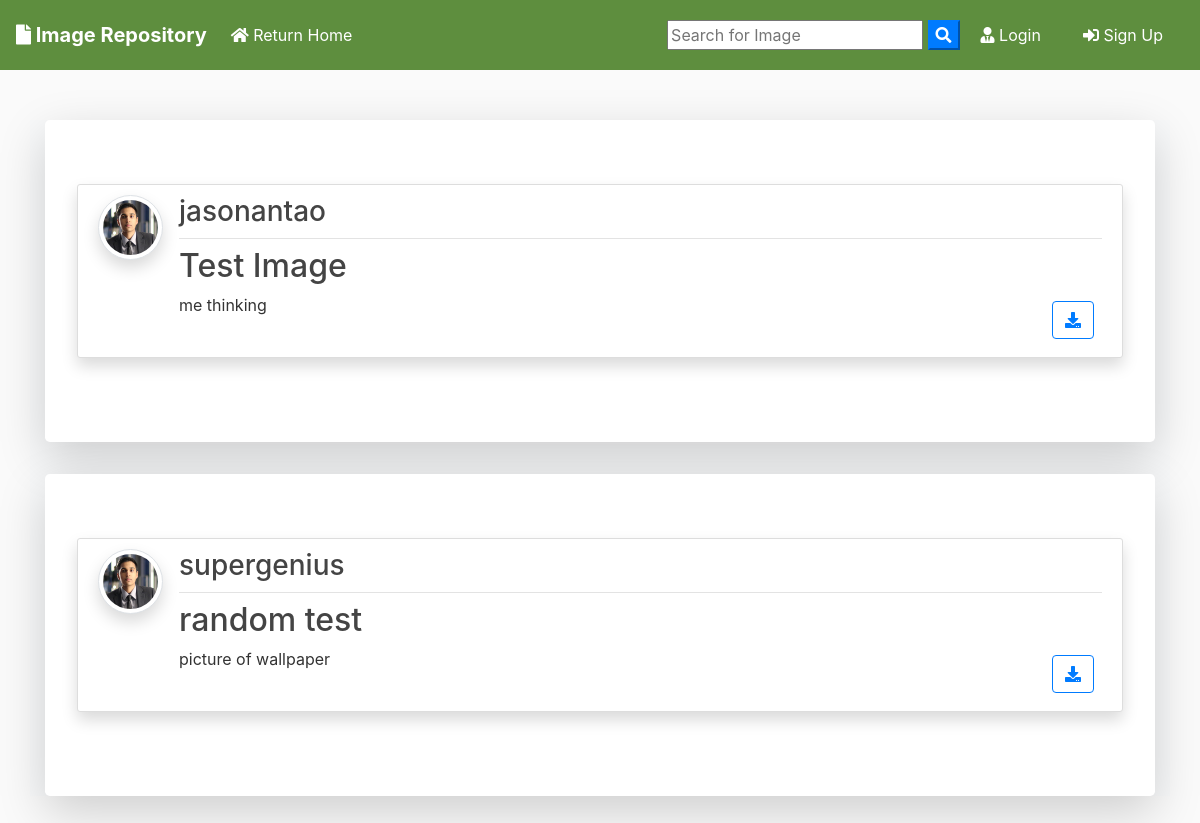
Before: / with the older database file.
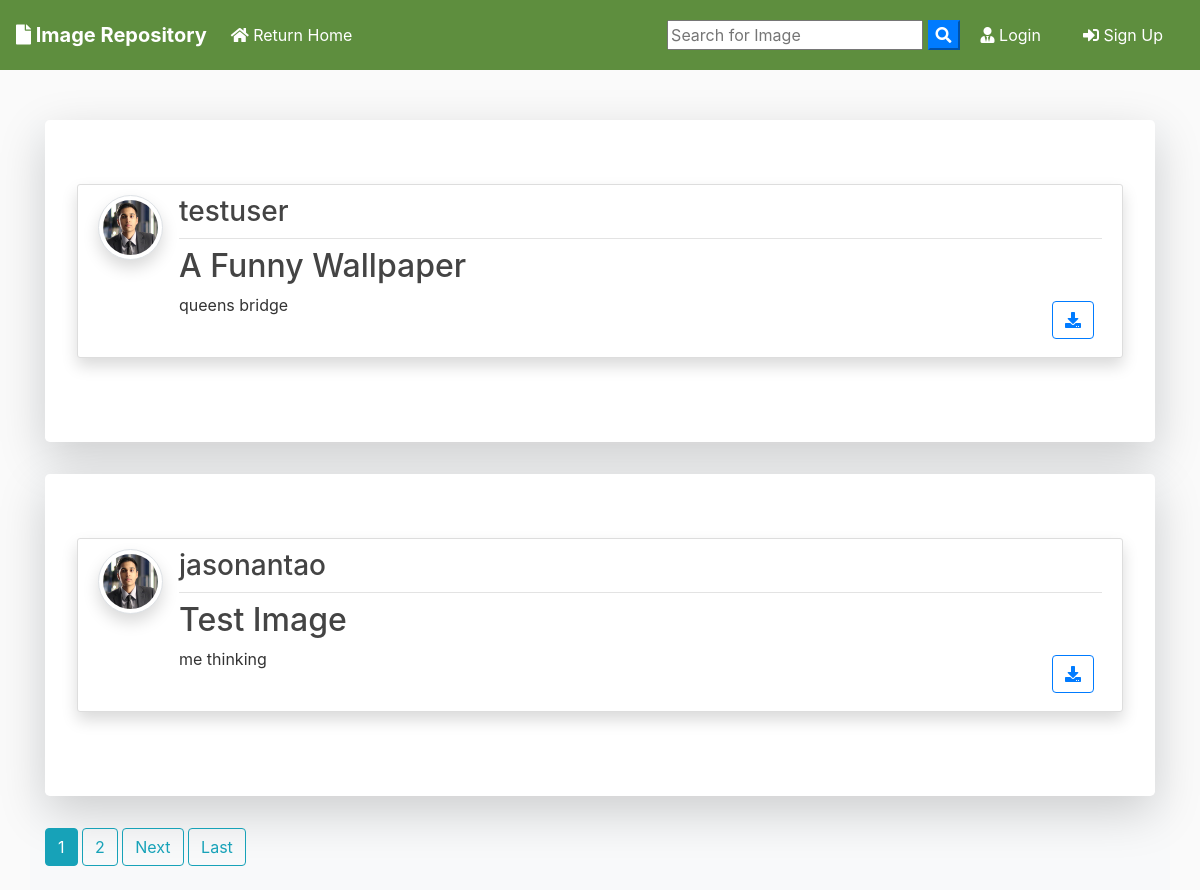
After: the same page with the newer database file.
### blog/models.py (models this page shows, shortened)
class Post(models.Model):
	title = models.CharField(max_length=100)
	file = models.FileField(null=True,blank=True,upload_to='Files')
	content = models.TextField()
	date_posted = models.DateTimeField(default=timezone.now)
	author = models.ForeignKey(User, on_delete=models.CASCADE)

### users/models.py (models this page shows, shortened)
class Profile(models.Model):
    user = models.OneToOneField(User, on_delete=models.CASCADE)
    image = models.ImageField(default='default.jpg', upload_to='profile_pics')

### blog/views.py (the view)
# urls.py: path('', PostListView.as_view(), name='blog-home'),
class PostListView(ListView):
    model = Post
    template_name = 'blog/home.html'  # <app>/<model>_<viewtype>.html
    context_object_name = 'posts'
    ordering = ['-date_posted']
    paginate_by = 2

### blog/templates/blog/home.html (shortened to what this page needs)
{% extends "blog/base.html" %}
{% block content %}
    {% for post in posts %}
      <div class="jumbotron mt-3 bg-white shadow-lg">
      <article class="media content-section shadow">
        <a href="{{ post.author.profile.image.url }} " target="_blank"> <img src="{{ post.author.profile.image.url }}  " alt="" class="article-img rounded-circle img-thumbnail img-fluid shadow">
        </a>
        <div class="media-body">
          <div class="article-metadata d-flex justify-content-between">
            <a class="mr-2 " href="{% url 'user-posts' post.author.username  %}"><h3>{{ post.author }}</h3></a>
          </div>
          <h2><a class="article-title text-justify " href="{% url 'post-detail' post.id %}">{{ post.title }}</a></h2>
          <div class="d-flex justify-content-between">
            <p class="article-content text-justify text-truncate overflow-hidden">{{ post.content }}</p>
            {% if post.file %}
          <div class="form-group mt-0 pt-0  m-2">
            <a class="btn btn-outline-primary  btn-d "  href="{{ post.file.url }}"  download type="submit"><i class="fas fa-download"></i></a>
          </div>
          {% endif %}
          </div>
        </div>
      </article>
      </div>
    {% endfor %}
    {% if is_paginated %}
      {% for num in page_obj.paginator.page_range %}
        {% if page_obj.number == num %}
          <a class="btn btn-info mb-4" href="?page={{ num }}">{{ num }}</a>
        {% elif num > page_obj.number|add:'-3' and num < page_obj.number|add:'3' %}
          <a class="btn btn-outline-info mb-4" href="?page={{ num }}">{{ num }}</a>
        {% endif %}
      {% endfor %}
      {% if page_obj.has_next %}
        <a class="btn btn-outline-info mb-4" href="?page={{ page_obj.next_page_number }}">Next</a>
        <a class="btn btn-outline-info mb-4" href="?page={{ page_obj.paginator.num_pages }}">Last</a>
      {% endif %}
    {% endif %}
{% endblock content %}

### blog/templates/blog/base.html (shortened to what this page needs)
{% load static %}
<!doctype html>
<html lang="en">
  <head>
    <link rel="stylesheet" href="https://stackpath.bootstrapcdn.com/bootstrap/4.3.1/css/bootstrap.min.css">
    <link rel="stylesheet" href="https://use.fontawesome.com/releases/v5.8.1/css/all.css" >
    <link rel="stylesheet" href="{% static 'blog/main.css' %}">
</head>
  <body>
        <nav class="navbar navbar-expand-lg navbar-dark" style="margin-bottom: 50px; background-color: #5E8E3E;">
                <a class="navbar-brand font-weight-bold" href="{% url 'blog-home' %}"><i class="fas fa-file"></i> Image Repository</a>
                <div class="collapse navbar-collapse" id="navbarSupportedContent">
                  <ul class="navbar-nav mr-auto">
                    <li class="nav-item active">
                      <a class="nav-link" href="{% url 'blog-home' %}"><i class="fas fa-home"></i> Return Home <span class="sr-only">(current)</span></a>
                    </li>
                  </ul>
                <form id="searchform" action="{% url 'search' %}" method="get">
                    <input type="text" name="q" type="text" value="{{ request.GET.q }}" placeholder="Search for Image" />
                    <button type="button" onclick="searchform.submit()" class=" text-white my-color btn-primary"><i class="fa fa-search"></i></button>
                </form>
                    {% if user.is_authenticated %}
                    <a href="{% url 'user-posts' user %}" class="btn text-white m-2"><i class="fas fa-user-shield"></i> My Images</a>
                    <a href="{% url 'post-create' %} " class="btn text-white m-2"><i class="fas fa-user-edit"></i> New Upload</a>
                    <a href="{% url 'profile' %} " class="btn text-white m-2"><i class="fas fa-user"></i> {{ user.username }}</a>
                    <a href="{% url 'logout' %} " class="btn text-white m-2"><i class="fas fa-sign-out-alt"></i> Log Out</a>
                    {% else %}
                    <a href="{% url 'login' %} " class="btn text-white m-2"><i class="fas fa-user-tie"></i> Login</a>
                    <a href="{% url 'register' %} " class="btn text-white m-2"> <i class="fas fa-sign-in-alt"></i> Sign Up</a>
                    {% endif %}
                </div>
              </nav>
      <div class="container my-bg bg-light">
    {% block content %}
    {% endblock  %}
</div>
  </body>
</html>

### blog/static/blog/main.css (style rules this page uses)
body { background: #fafafa; color: #333333; margin-top: 0; }
h1, h2, h3, h4, h5, h6 { color: #444444; }
ul { margin: 0; }
.content-section { background: #ffffff; padding: 10px 20px; border: 1px solid #dddddd; border-radius: 3px; margin-bottom: 20px; }
.article-title { color: #444444; }
.article-content { white-space: pre-line; }
.article-img { height: 65px; width: 65px; margin-right: 16px; }
.article-metadata { padding-bottom: 1px; margin-bottom: 4px; border-bottom: 1px solid #e3e3e3 }

Changed rows visible on the page:
no longer on this page (row unchanged): Post: author.profile.image (placeholder picture), author "supergenius", title "random test", content "picture of wallpaper"
added Post: author.profile.image (placeholder picture), author "testuser", title "A Funny Wallpaper", content "queens bridge"
Other visible differences:
new list line: "1"
new list line: "2"
text now shown: "Next Last"
